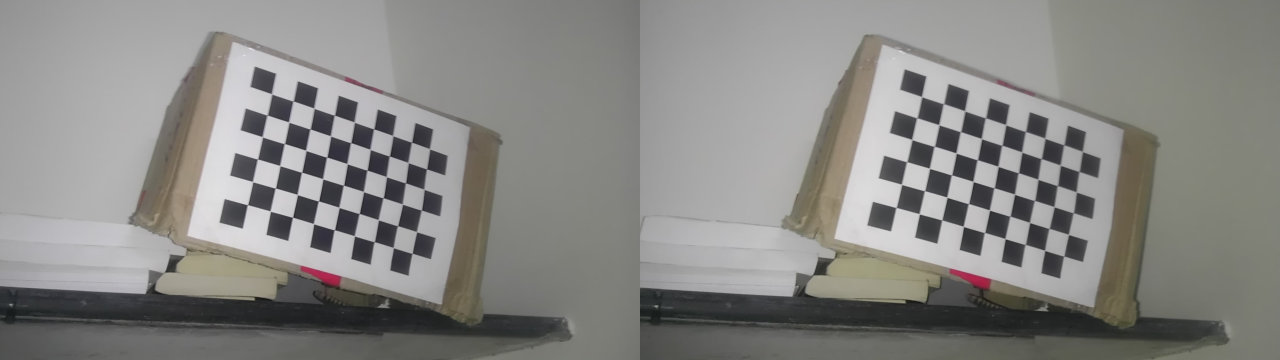
//> input picture testimages/55.jpg, 3840 x 1080 px (shown at 1/3 size)
$ ./refocusapp ../testimages/55.jpg 1 ../testimages/61.jpg   (built with g++ and OpenCV 4, older OpenCV classes emulated)
//> lines starting //> are read from the running program, lines starting //| are printed output that depends on the picture; after the words box and inside, x2 and y2 are one past the last pixel; in counts of white or black regions, pixels touching at a corner belong together
#include "opencv2/core/core.hpp"
#include "opencv2/calib3d/calib3d.hpp"
#include <opencv2/highgui/highgui.hpp>
#include <opencv2/imgproc/imgproc.hpp>
#include "opencv2/contrib/contrib.hpp"
#include "opencv2/photo/photo.hpp"
#include <stdio.h>
#include <vector>
#include <stdio.h>

using namespace std;
using namespace cv;
Point point1;
Point pointC;
bool pointCdrawfg;
bool pointCdrawbg;

int getDisp(Mat g1, Mat g2, Mat &disp);
int fillDisp(Mat& disp);
int getThreshold(Mat img, Point p1, int range, Mat &foreground);
int segmentForeground(Mat img, Mat &foreground, Mat &background, vector<vector<Point> >& contours);
int getBlurMaskedImage(Mat img, Mat &foreground);
int getMaskedImage(Mat img, Mat &foreground);
int addFgBg(Mat foreground, Mat background, Mat &img);
int getBlurMaskedGrayImage(Mat img, Mat &foreground);
int getMaskedGrayImage(Mat img, Mat &foreground);
int deFocus(Mat img, Mat& foreground, int size, int radius);
int deFocus8(Mat img, Mat& foreground, int size, int w, int h);
int doBokeh(Mat disp, Mat img);
int doBokehImg(Mat disp, Mat img, Mat& foreground);
int getSepia(Mat img, Mat &foreground);
int doBokehImgRelative(Mat disp, Mat img, Mat& foreground, Point p1);
int getGaussianBlur(Mat img, Mat& retVal, int ksize);
int getThresh(Mat img, Mat& retVal, int l1, int l2, int h1, int h2);
int stackUp(vector<Mat>& layers, Mat& retVal);
int doMultiBlur(Mat img, Mat& retVal, Mat disp, Point p1);
int doCircBlur(Mat img, Mat& retVal, int radius);
int getDisparity(Mat img, Mat &disp);
int segmentBlurs(Mat img, Mat &foreground);
int doOilPaint(Mat src, Mat& foreground);
int doGraySingle(Mat img, Mat& retVal, Mat disp, Point p1);
int getRange(Mat disp, Point p1);
int stickImage(Mat &foreground, Mat &background);
int histPick(Mat disp);
int getThresholdHist(Mat img, int dispval, int range, Mat &foreground);
int doMultiBlurHist(Mat img, Mat& retVal, Mat disp, int dispval);
int updateFgBg(Mat fgRaw, Mat bgRaw, bool updateFg, Mat& finImg, Mat img1, Mat disp);

// [27 lines left out: functions mouseHandler, toolBrush, not called in this run]

int main(int argc, char* argv[])
{
    Mat img, foreground, background, disp, finImg;
    int currentMode;
    vector<vector<Point> > contours;

    img = imread(argv[1]);
//> img is the input picture: 1080 rows x 3840 cols, CV_8UC3; mean B, G, R 131.9, 134.9, 135.6
    //cvtColor(img, img, CV_RGBA2BGR);
    resize(img, img, Size(img.cols/2, img.rows/2));
//> img: 540 rows x 1920 cols, CV_8UC3
    currentMode = atoi(argv[2]);
//> currentMode = 1

    Mat img1(img, Rect(0, 0, img.cols/2, img.rows));
    point1 = Point(0, 0); // to get from android
    imshow("img", img1);
    cvSetMouseCallback("img", mouseHandler, NULL);
    waitKey(0);
    getDisparity(img, disp);
//> in getDisp, `medianBlur(disp, disp, 5);`:
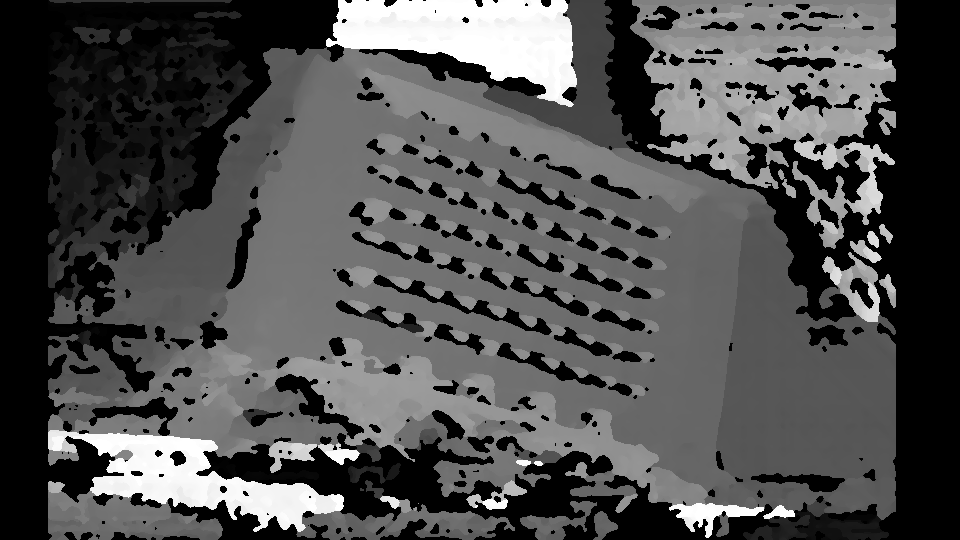
//> disp: 540 rows x 960 cols, CV_8UC1; min 0, max 255, mean 79.6
    imshow("disp", disp);
    //fillDisp(disp);
    imshow("newDisp", disp);
    imwrite("refocus_inpaint_disp.jpg", disp);
    int dispval;
    dispval = histPick(disp);
//> after the loop in histPick, `for(int i=0; i<disp.rows; i++)`: pxv = 256 values, max 207177 at index 255, min 0 at index 1, mean 2025
//> the loop in histPick, `for(int i=230; i>100; i--)` made 130 passes
//> (val, maxval) on passes 1, 10, 11, 12: (30, 30), (32, 32), (59, 59), (134, 134)
//> after the loop in histPick, `for(int i=230; i>100; i--)`: maxval = 12706; maxindex = 114
//> dispval = 114
    getThresholdHist(disp, dispval, 10, foreground);
//> in getThresholdHist, `range = dispval/10;`: range = 11
//> in getThresholdHist, `medianBlur(foreground, foreground, 9);`:
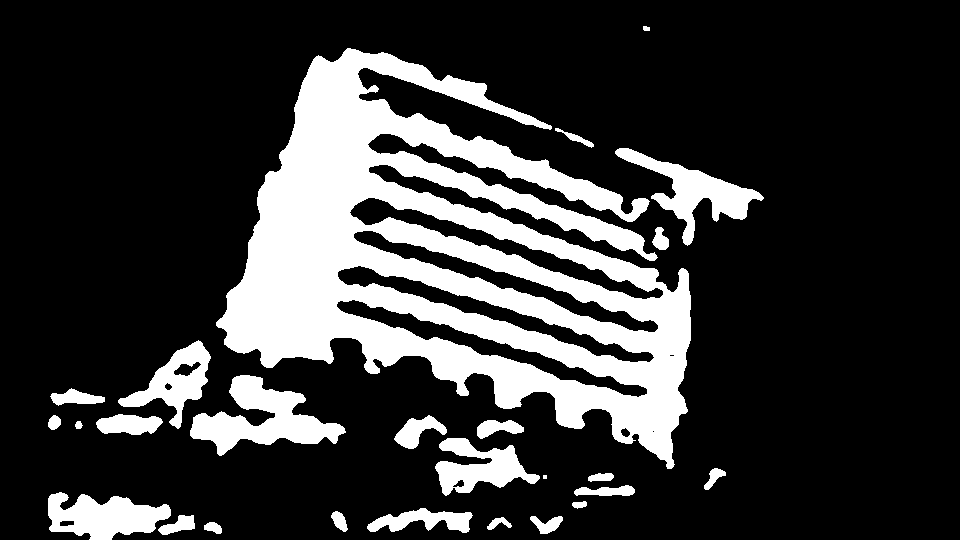
//> foreground: 540 rows x 960 cols, CV_8UC1; 21.5% white; 26 white regions (1 under 20 px)
    //dispval = getThreshold(disp, point1, 12, foreground);
    printf("dispval = %d\n", dispval);
//| dispval = 114
    imshow("thresh foreground", foreground);
    waitKey(0);
    segmentForeground(img1, foreground, background, contours);
//> in segmentForeground, `findContours(foreground.clone(), contours, hierarchy, CV_RETR_TREE, CV..`: contours = 37 contours, 3 with area under 20; largest, box (x1, y1, x2, y2) and area: (216, 48, 691, 469) 100130, (190, 375, 346, 456) 5296, (349, 197, 664, 300) 4728, (337, 265, 655, 363) 4573, (336, 299, 648, 398) 4542
//> the loop in segmentForeground, `for (int i=0; i<contours.size(); i++)` made 37 passes
//> in segmentForeground, `contours.clear();`: contours = 0 contours
//> in segmentForeground, `findContours(temp.clone(), contours, hierarchy, CV_RETR_TREE, CV_CHAIN..`: contours = 3 contours; box (x1, y1, x2, y2) and area: (221, 51, 688, 458) 86322, (385, 154, 641, 248) 3024, (636, 201, 645, 211) 56
//> the loop in segmentForeground, `for (int i=0; i<contours.size(); i++)` made 3 passes
//> in segmentForeground, `dilate(drawing, drawing, kernel, Point(-1, -1), 1);`:
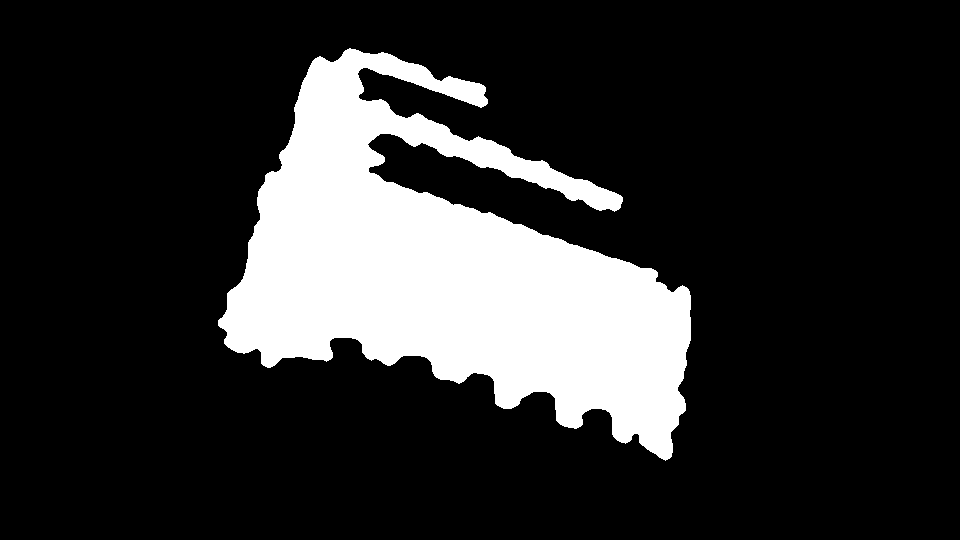
//> drawing: 540 rows x 960 cols, CV_8UC3; 18.3% white; 1 white region, box (x1, y1, x2, y2) and area: (218, 48, 691, 461) 94780

    Mat fgRaw, bgRaw;
    foreground.copyTo(fgRaw);
    background.copyTo(bgRaw);

    Mat layerAf, layerAb;
    cvtColor(foreground, layerAf, CV_BGR2GRAY);
    cvtColor(background, layerAb, CV_BGR2GRAY);
    imshow("seg foreground", foreground);
    imshow("seg background", background);
    // [4 lines of commented-out code are left out]
    int tLen=0;
    for(int i=0; i<contours.size(); i++)
    {
        for(int j=0; j<contours[i].size(); j++)
        {
            tLen++;
        }
    }
//> this loop made 3 passes
//> tLen on passes 1 to 3: 18, 347, 1594
//> after the loop, tLen = 1594

    float cPoints[2*tLen];
    tLen=0;
    for(int i=0; i<contours.size(); i++)
    {
        for(int j=0; j<contours[i].size(); j++)
        {
            cPoints[tLen] = contours[i][j].x;
            tLen++;
            cPoints[tLen] = contours[i][j].y;
            tLen++;
        }
    }
//> this loop made 3 passes
//> tLen on passes 1 to 3: 36, 694, 3188
//> after the loop, tLen = 3188

    if(currentMode==1)
    {
        Mat blurBackground;
        doMultiBlur(img1, blurBackground, disp, point1);
//> in doMultiBlur, `dispval = disp.at<uchar>(p1.y, p1.x);`: dispval = 0
//> in doMultiBlur, `lval = dispval+1;`: lval = 1
//> in doMultiBlur, `hval = dispval-1;`: hval = -1
//> after the loop in doMultiBlur, `for(i=1; i<4; i++)`: range = 0
//> the loop in doMultiBlur, `for(i=1; i<layers.size(); i++)` made 2 passes
//> the loop in stackUp, `for(i=0; i<layers.size(); i++)` made 3 passes
        //doMultiBlurHist(img1, blurBackground, disp, dispval);
        bitwise_and(background, blurBackground, background);
        getMaskedImage(img1, foreground);
    }
    else if(currentMode==2)
    {
        doOilPaint(img1, background);
        getMaskedImage(img1, foreground);
    }
    else if(currentMode==3)
    {
        getMaskedGrayImage(img1, background);
        getMaskedImage(img1, foreground);
    }
    else if(currentMode==4)
    {
        getSepia(img1, background);
        getMaskedImage(img1, foreground);
    }
    else if(currentMode == 5)
    {
        Mat stickimg;
        stickimg = imread(argv[3]);
        resize(stickimg, stickimg, Size(background.cols, background.rows));
        bitwise_and(background, stickimg, stickimg);
        stickimg.copyTo(background);
        getMaskedImage(img1, foreground);
    }
    else if (currentMode == 6)
    {
        Mat stickimg;
        stickimg = imread(argv[3]);
        resize(stickimg, stickimg, Size(foreground.cols, foreground.rows));
        bitwise_and(background, stickimg, stickimg);
        stickimg.copyTo(background);
        getMaskedImage(img1, foreground);
    }


    cvtColor(foreground, foreground, CV_BGR2RGBA);
//> foreground: 540 rows x 960 cols, CV_8UC4
    cvtColor(background, background, CV_BGR2RGBA);
//> background: 540 rows x 960 cols, CV_8UC4

    vector<Mat> rgbam;
    split(foreground, rgbam);
    rgbam[3] = layerAf;
    merge(rgbam, foreground);
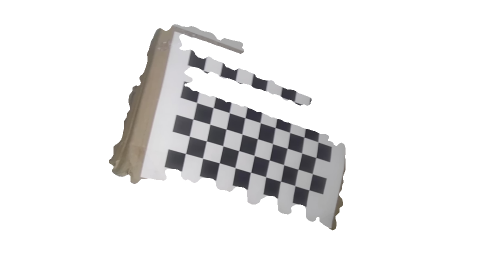
//> foreground: 540 rows x 960 cols, CV_8UC4 (shown at 1/2 size); mean R, G, B, A 26.8, 26.3, 26.4, 46.6; transparent parts drawn white
    rgbam.clear();

    split(background, rgbam);
    rgbam[3] = layerAb;
    merge(rgbam, background);
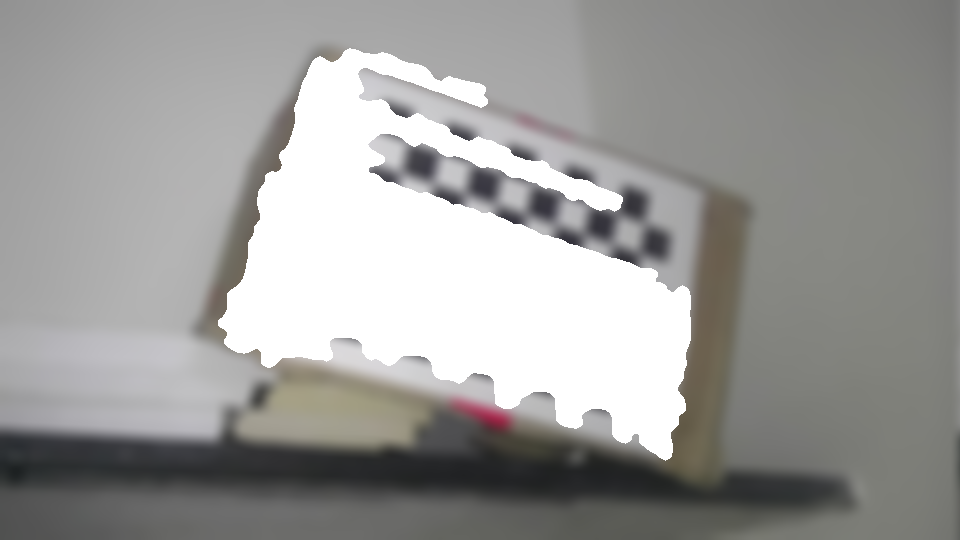
//> background: 540 rows x 960 cols, CV_8UC4; mean R, G, B, A 109.7, 109.2, 107.5, 208.4; transparent parts drawn white
    rgbam.clear();

    imwrite("refocus_fg.png", foreground);
    imwrite("refocus_bg.png", background);
    cvtColor(foreground, foreground, CV_RGBA2BGR);
    cvtColor(background, background, CV_RGBA2BGR);
    addFgBg(foreground, background, finImg);
//> in addFgBg, `add(foreground, background, img);`:
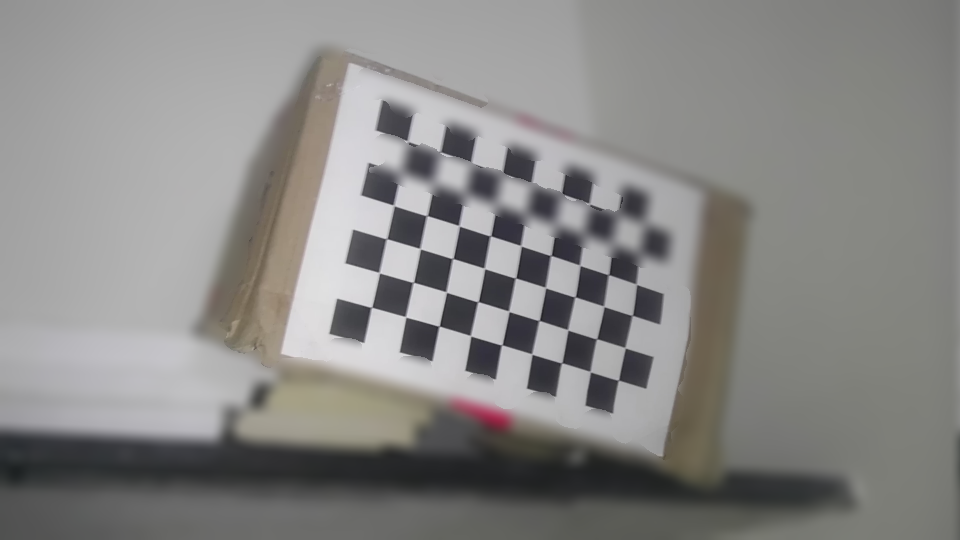
//> img: 540 rows x 960 cols, CV_8UC3; mean B, G, R 133.9, 135.6, 136.5
    imshow("final", finImg);
    imwrite("refocus_final.png", finImg);
    waitKey(0);
    return(0);
    // [55 lines of commented-out code are left out]
}

// [21 lines left out: function updateFgBg, not called in this run]

int getDisparity(Mat img, Mat& disp)
{
    Mat g1, g2;
    //cvtColor(img, img, CV_RGBA2BGR);
    Mat img1(img, Rect(0, 0, img.cols/2, img.rows));
    Mat img2(img, Rect(img.cols/2, 0, img.cols/2, img.rows));
    cvtColor(img1, g1, CV_BGR2GRAY);
    cvtColor(img2, g2, CV_BGR2GRAY);
    getDisp(g1, g2, disp);
    imwrite("refocusDisp.jpg", disp);

}

// [6 lines left out: function fillDisp, not called in this run]

int getDisp(Mat g1, Mat g2, Mat &disp)
{
    Mat disp16;
    StereoSGBM sbm;
    sbm.SADWindowSize = 7; // 5
    sbm.numberOfDisparities = 112;
    sbm.preFilterCap = 20;
    sbm.minDisparity = -64; // -64
    sbm.uniquenessRatio = 1; // 1
    sbm.speckleWindowSize = 120; //150
    sbm.speckleRange = 2;
    sbm.disp12MaxDiff = 10; // 10
    sbm.fullDP = false;
    sbm.P1 = 600;
    sbm.P2 = 2400;
    sbm(g1, g2, disp16);
    normalize(disp16, disp, 0, 255, CV_MINMAX, CV_8U);
    medianBlur(disp, disp, 5);
    if (disp.cols > 0 && disp.rows > 0)
    {
        return 1;
    }
    return 0;
}

// [9 lines left out: function getThreshold, not called in this run]

int getThresholdHist(Mat img, int dispval, int range, Mat &foreground)
{
    range = dispval/10;
    inRange(img, dispval - range, dispval + range, foreground);
    medianBlur(foreground, foreground, 9);
    return 1;
}

int segmentForeground(Mat img, Mat &foreground, Mat &background, vector<vector<Point> >& contours)
{
    //vector<vector<Point> > contours;
    vector<Vec4i> hierarchy;
    Mat drawing, kernel;
    int size=3;
    drawing = Mat::zeros(img.size(), CV_8UC3);
    findContours(foreground.clone(), contours, hierarchy, CV_RETR_TREE, CV_CHAIN_APPROX_SIMPLE, Point(0,0));
    for (int i=0; i<contours.size(); i++)
    {
        if (contourArea(contours[i]) > 15000)
        {
            drawContours(drawing, contours, i, Scalar(255, 255, 255), CV_FILLED, 8, hierarchy, 0, Point());
        }
    }

    kernel = getStructuringElement(MORPH_ELLIPSE, Size(2*size+1, 2*size+1), Point(size, size));
    erode(drawing, drawing, kernel, Point(-1, -1), 2);
    Mat temp;
    dilate(drawing, temp, kernel, Point(-1, -1), 1);
    drawing = Mat::zeros(img.size(), CV_8UC3);
    contours.clear();
    hierarchy.clear();
    cvtColor(temp, temp, CV_BGR2GRAY);
    findContours(temp.clone(), contours, hierarchy, CV_RETR_TREE, CV_CHAIN_APPROX_SIMPLE, Point(0,0));
    for (int i=0; i<contours.size(); i++)
    {
        if (contourArea(contours[i]) > 15000)
        {
            drawContours(drawing, contours, i, Scalar(255, 255, 255), CV_FILLED, 8, hierarchy, 0, Point());
        }
    }
    dilate(drawing, drawing, kernel, Point(-1, -1), 1);
    foreground = drawing.clone();
    background = Scalar(255, 255, 255) - foreground;
    return 1;
}

// [20 lines left out: functions getBlurMaskedGrayImage, getBlurMaskedImage, not called in this run]
int getMaskedImage(Mat img, Mat &foreground)
{
    bitwise_and(img, foreground, foreground);
    return 1;
}

// [12 lines left out: function getMaskedGrayImage, not called in this run]

int addFgBg(Mat foreground, Mat background, Mat &img)
{
    Mat tempImg;
    add(foreground, background, img);
    return 1;
}

// [101 lines left out: functions deFocus, doBokehImg, getSepia, doBokehImgRelative, not called in this run]

int doMultiBlur(Mat img, Mat& retVal, Mat disp, Point p1)
{
    int dispval, range, i, lval, hval;
    int l1, l2, h1, h2;
    vector<Mat> layers, blurs, finLayers;
    //Mat thresh, blur, bitwiseImg;
    int threshVal;

    dispval = disp.at<uchar>(p1.y, p1.x);
    range = dispval/10;
    //printf("%d %d\n", range, dispval);
    lval = dispval+1;
    hval = dispval-1;
    for(i=1; i<4; i++)
    {
        l1 = lval - range;
        l2 = lval;
        h1 = hval;
        h2 = hval + range;
        //printf("%d %d %d %d\n", l1, l2, h1, h2);
        Mat thresh;
        Mat seg;
        threshVal = getThresh(disp, thresh, l1, l2, h1, h2);
        if (!threshVal)
        {
            //printf("break\n");
            break;
        }
        thresh.copyTo(seg);
        segmentBlurs(thresh, seg);
        imshow("thresh", thresh);
        imshow("seg", seg);
        waitKey(0);
        layers.push_back(seg);

        lval = l1;
        hval = h2;
        range*=2;
    }

    blurs.push_back(img);
    for(i=1; i<layers.size(); i++)
    {
        Mat blur;
        GaussianBlur(img, blur, Size(19, 19), 2*i);
        //doCircBlur(img, blur, 3*i);
        //imshow("blur", blur);
        //waitKey(0);
        blurs.push_back(blur);
    }
    int sigma = 2*i;
    Mat backLayer;
    backLayer = Mat::zeros(img.rows, img.cols, CV_8UC3);
    for(i=1; i<layers.size(); i++)
    {
        Mat bitwiseImg;
        //printf("%d %d %d %d\n", layers[i].cols, layers[i].rows, blurs[i].rows, blurs[i].cols);
        //printf("%d %d\n", layers[i].channels(), blurs[i].channels());
        bitwise_and(layers[i], blurs[i], bitwiseImg);
        imshow("bitwiseImg", bitwiseImg);
        waitKey(0);
        //printf("%d %d %d %d\n", layers[i].cols, layers[i].rows, backLayer.rows, backLayer.cols);
        add(backLayer, layers[i], backLayer);
        //imshow("thresh", layers[i]);

        finLayers.push_back(bitwiseImg);
    }
    //imshow("backLayer", backLayer);
    //waitKey(0);
    Mat blurImage;
    backLayer = Scalar(255, 255, 255) - backLayer;
    GaussianBlur(img, blurImage, Size(19, 19), sigma);
    bitwise_and(blurImage, backLayer, backLayer);
    finLayers.push_back(backLayer);
    stackUp(finLayers, retVal);

    return 1;

}

int getThresh(Mat img, Mat& retVal, int l1, int l2, int h1, int h2)
{
    Mat thresh1, thresh2, thresh;
    if (l2 < 0 && h1 > 255)
    {
        return 0;
    }

    if (l1 < 0 && l2 < 0)
    {
        thresh1 = Mat::zeros(img.size(), CV_8U);
    }
    else if(l1 < 0)
    {
        l1 = 0;
        inRange(img, l1, l2-1, thresh1);
    }
    else
    {
        inRange(img, l1, l2-1, thresh1);
    }

    if (h2 > 255 && h1 > 255)
    {
        thresh2 = Mat::zeros(img.size(), CV_8U);
    }
    else if (h2 > 255)
    {
        h2 = 255;
        inRange(img, h1+1, h2, thresh2);
    }
    else
    {
        inRange(img, h1+1, h2, thresh2);
    }

    bitwise_or(thresh1, thresh2, thresh);

    vector<Mat> threshLayers;
    threshLayers.push_back(thresh);
    threshLayers.push_back(thresh);
    threshLayers.push_back(thresh);

    merge(threshLayers, retVal);

    if (retVal.size() == img.size())
    {
        return 1;
    }
    return 0;
}

// [9 lines left out: function getGaussianBlur, not called in this run]

int stackUp(vector<Mat>& layers, Mat& retVal)
{
    int i;
    Mat zerotemp;
    zerotemp = Mat::zeros(layers[i].size(), CV_8UC3);
    zerotemp.copyTo(retVal);
    //retVal = Mat::zeros(layers[i].size(), CV_8UC3);
    for(i=0; i<layers.size(); i++)
    {
        add(retVal, layers[i], retVal);
    }
    if (retVal.size() == layers[0].size())
    {
        return 1;
    }
    return 0;
}

// [41 lines left out: functions doCircBlur, getDisparity, not called in this run]

int segmentBlurs(Mat img, Mat &foreground)
{
    vector<vector<Point> > contours;
    vector<Vec4i> hierarchy;
    Mat drawing, kernel;
    int size=3;
    drawing = Mat::zeros(img.size(), CV_8UC3);
    Mat fg;
    cvtColor(foreground, fg, CV_BGR2GRAY);
    findContours(fg.clone(), contours, hierarchy, CV_RETR_TREE, CV_CHAIN_APPROX_SIMPLE, Point(0,0));
    for (int i=0; i<contours.size(); i++)
    {
        if (contourArea(contours[i]) > 2000)
        {
            printf("%lf\n", contourArea(contours[i]));
            drawContours(drawing, contours, i, Scalar(255, 255, 255), CV_FILLED, 8, hierarchy, 0, Point());
        }
    }

    kernel = getStructuringElement(MORPH_ELLIPSE, Size(2*size+1, 2*size+1), Point(size, size));
    //erode(drawing, drawing, kernel, Point(-1, -1), 2);
    Mat temp;
    //dilate(drawing, temp, kernel, Point(-1, -1), 1);
    temp = drawing.clone();
    drawing = Mat::zeros(img.size(), CV_8UC3);
    contours.clear();
    hierarchy.clear();
    cvtColor(temp, temp, CV_BGR2GRAY);
    findContours(temp.clone(), contours, hierarchy, CV_RETR_TREE, CV_CHAIN_APPROX_SIMPLE, Point(0,0));
    for (int i=0; i<contours.size(); i++)
    {
        if (contourArea(contours[i]) > 5000)
        {
            printf("%lf\n", contourArea(contours[i]));
            drawContours(drawing, contours, i, Scalar(255, 255, 255), CV_FILLED, 8, hierarchy, 0, Point());
        }
    }
    //dilate(drawing, drawing, kernel, Point(-1, -1), 1);
    foreground = drawing.clone();
    //imshow("contours", drawing);
    //background = Scalar(255, 255, 255) - foreground;

    drawing = Mat::zeros(img.size(), CV_8UC3);
    contours.clear();
    hierarchy.clear();
    return 1;
}

// [179 lines left out: functions doOilPaint, doGraySingle, getRange, stickImage, not called in this run]

int histPick(Mat disp)
{

    int pxv[256] = {0};

    for(int i=0; i<disp.rows; i++)
    {
        for(int j=0; j<disp.cols; j++)
        {
            pxv[disp.at<uchar>(j, i)] += 1;
        }
    }

    int maxval=0;
    int val;
    int maxindex = 255;

    for(int i=230; i>100; i--)
    {
        val = pxv[i];
        if (val > maxval)
        {
            maxval = val;
            maxindex = i;
        }
    }
    return (maxindex);
}

// [78 lines left out: function doMultiBlurHist, not called in this run]
